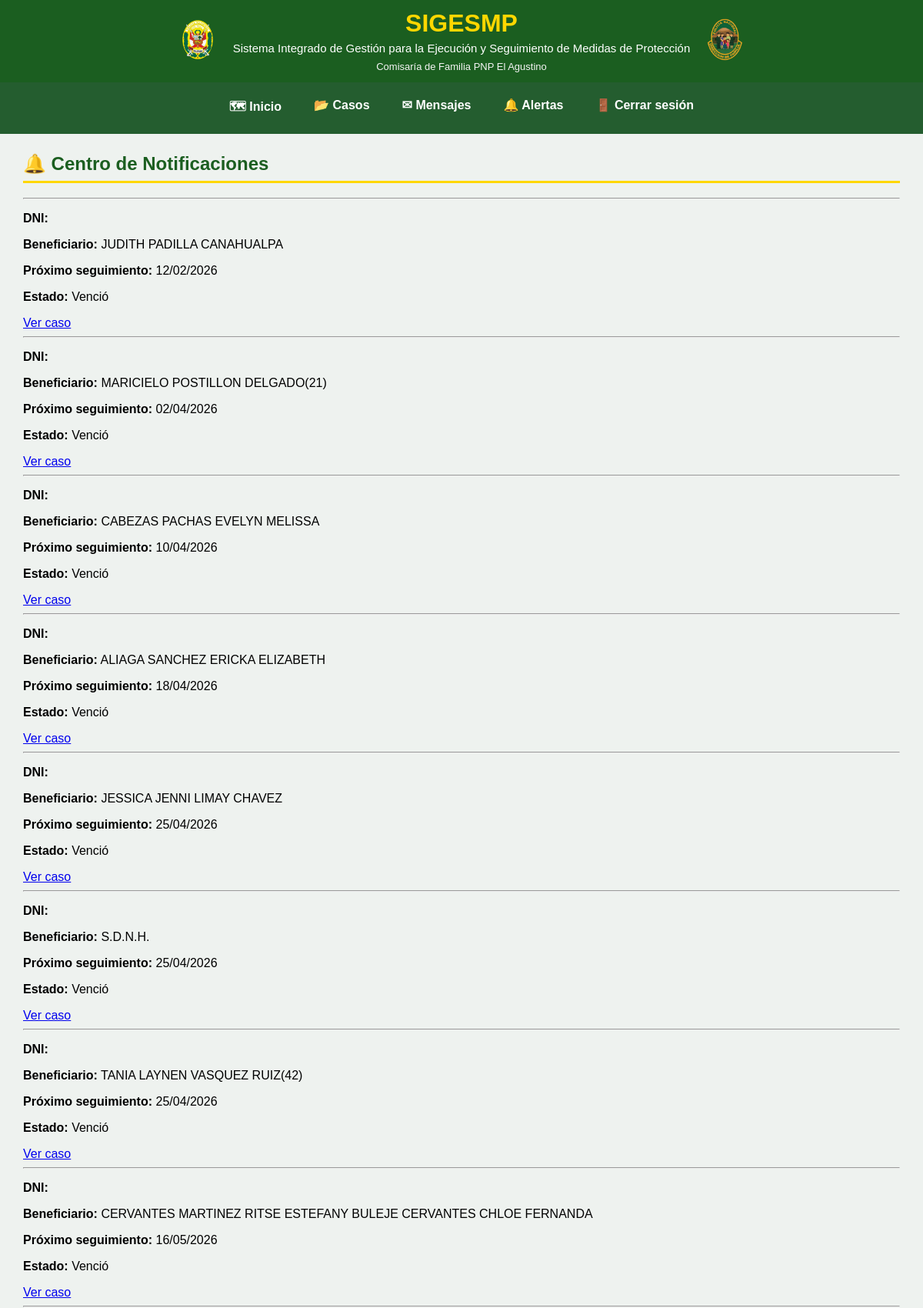
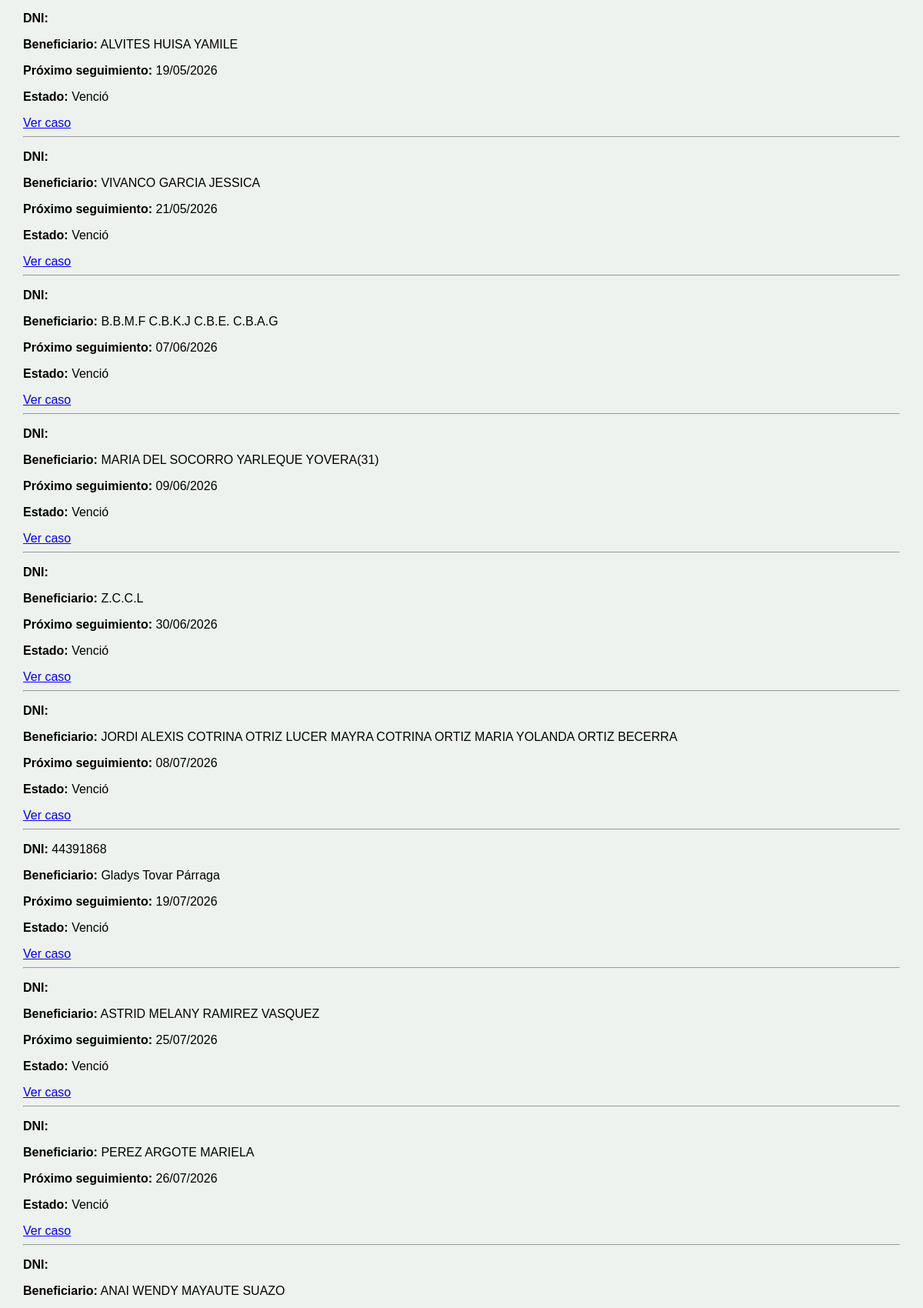
Page /notificaciones/ (signed in, upper part) on the committed database (2 pictures, top to bottom).
### mapa/models.py (models this page shows, shortened)
class Caso(models.Model):
    RIESGOS = [
        ("LEVE", "Leve"),
        ("MODERADO", "Moderado"),
        ("SEVERO", "Severo"),
        ("SEVERO EXTREMO", "Severo extremo"),
        ("NO DETERMINADO", "No determinado"),
    ]
    NOTIFICACION = [
        ("PENDIENTE", "Pendiente"),
        ("NOTIFICADO", "Notificado"),
    ]
    TIPO_VIOLENCIA = [
        ("FISICA", "Física"),
        ("PSICOLOGICA", "Psicológica"),
        ("SEXUAL", "Sexual"),
        ("ECONOMICA", "Económica o Patrimonial"),
    ]
    ESTADO_UBICACION_AGRESOR = [
        ("UBICADO", "Ubicado"),
        ("NO UBICADO", "No ubicado"),
    ]
    beneficiario = models.CharField(max_length=200, blank=True)
    dni_beneficiario = models.CharField(
        max_length=8,
        blank=True
    )
    domicilio = models.CharField(max_length=300, blank=True)
    nivel_riesgo = models.CharField(
        max_length=30,
        choices=RIESGOS,
        blank=True
    )
    region_denuncia = models.ForeignKey(
        Region,
        on_delete=models.PROTECT,
        related_name="casos_denuncia_region",
        null=True,
        blank=True,
    )
    provincia_denuncia = models.ForeignKey(
        Provincia,
        on_delete=models.PROTECT,
        related_name="casos_denuncia_provincia",
        null=True,
        blank=True,
    )
    distrito_denuncia = models.ForeignKey(
        Distrito,
        on_delete=models.PROTECT,
        related_name="casos_denuncia_distrito",
        null=True,
        blank=True,
    )
    region_medida = models.ForeignKey(
        Region,
        on_delete=models.PROTECT,
        related_name="casos_medida_region",
        null=True,
        blank=True,
    )
    provincia_medida = models.ForeignKey(
        Provincia,
        on_delete=models.PROTECT,
        related_name="casos_medida_provincia",
        null=True,
        blank=True,
    )
    distrito_medida = models.ForeignKey(
        Distrito,
        on_delete=models.PROTECT,
        related_name="casos_medida_distrito",
        null=True,
        blank=True,
)
    comisaria_denuncia = models.CharField(
        max_length=150,
        verbose_name="Comisaría donde se interpuso la denuncia"
    )
    comisaria_medida = models.CharField(
        max_length=150,
        verbose_name="Comisaría de Familia responsable"
    )
    efectivo = models.CharField(max_length=100, blank=True)
    responsable = models.ForeignKey(
    User,
    null=True,
    blank=True,
    on_delete=models.SET_NULL,
    related_name="casos_asignados"
    )
    folder = models.CharField(max_length=100, blank=True)
    expediente = models.CharField(max_length=100, blank=True)
    agresor = models.CharField(
        max_length=200,
        blank=True
    )
    dni_agresor = models.CharField(
        max_length=8,
        blank=True
    )
    telefono_agresor = models.CharField(
        "Teléfono del agresor",
        max_length=50,
        blank=True
    )
    direccion_agresor = models.CharField(
        "Dirección del agresor",
        max_length=300,
        blank=True
    )
    agresor_registro = models.ForeignKey(
    "Agresor",
    on_delete=models.SET_NULL,
    null=True,
    blank=True,
    related_name="casos"
)
    estado_ubicacion_agresor = models.CharField(
        "Estado de ubicación del agresor",
        max_length=15,
        choices=ESTADO_UBICACION_AGRESOR,
        default="NO UBICADO"
    )
    latitud_agresor = models.FloatField(
        null=True,
        blank=True
    )
    longitud_agresor = models.FloatField(
        null=True,
        blank=True
    )
    telefono = models.CharField(
        "Teléfono de la beneficiaria",
        max_length=50,
        blank=True
    )
    fecha_denuncia = models.DateField(
        "Fecha de la denuncia",
        null=True,
        blank=True
    )
    violencia_fisica = models.BooleanField(
        "Violencia física",
        default=False
    )
    violencia_psicologica = models.BooleanField(
        "Violencia psicológica",
        default=False
    )
    violencia_sexual = models.BooleanField(
        "Violencia sexual",
        default=False
    )
    violencia_economica = models.BooleanField(
        "Violencia económica o patrimonial",
        default=False
    )
    fecha_registro = models.DateField(
        null=True,
        blank=True
    )
    ultima_visita = models.DateField(
        null=True,
        blank=True
    )
    fecha_limite = models.DateField(
        "Próximo seguimiento",
        null=True,
        blank=True
)
    notificacion_beneficiario = models.CharField(
        max_length=15,
        choices=NOTIFICACION,
        default="PENDIENTE"
    )
    fecha_notificacion_beneficiario = models.DateField(
        null=True,
        blank=True
    )
    motivo_notificacion_beneficiario_pendiente = models.TextField(
        "Motivo de notificación pendiente de la persona beneficiaria",
        blank=True
    )
    notificacion_agresor = models.CharField(
        max_length=15,
        choices=NOTIFICACION,
        default="PENDIENTE"
    )
    fecha_notificacion_agresor = models.DateField(
        null=True,
        blank=True
    )
    motivo_notificacion_agresor_pendiente = models.TextField(
        "Motivo de notificación pendiente de la persona agresora",
        blank=True
    )
    estado = models.CharField(
        max_length=15,
        default="ACTIVO"
    )
    fecha_eliminacion = models.DateTimeField(
        null=True,
        blank=True
    )
    eliminado_por = models.ForeignKey(
        User,
        null=True,
        blank=True,
        on_delete=models.SET_NULL,
        related_name="casos_eliminados"
    )
    latitud = models.FloatField(
        null=True,
        blank=True
    )
    longitud = models.FloatField(
        null=True,
        blank=True
    )
    edicion_autorizada = models.BooleanField(
        default=False
    )
    class Meta:
        permissions = [
            ("modificar_directo", "Puede modificar casos directamente"),
            ("aprobar_modificacion", "Puede aprobar modificaciones"),
            ("archivar_directo", "Puede archivar casos directamente"),
            ("aprobar_archivado", "Puede aprobar archivados"),
            ("eliminar_directo", "Puede eliminar casos directamente"),
            ("aprobar_eliminacion", "Puede aprobar eliminaciones"),
            ("administrar_usuarios", "Puede administrar usuarios"),
        ]

### mapa/views.py (the view, shortened to what this page needs)
@login_required
def notificaciones(request):
    hoy = timezone.now().date()
    limite = hoy + timedelta(days=3)
    if (
        request.user.is_superuser
        or request.user.groups.filter(
            name__in=["Administrador", "Jefe_MP"]
        ).exists()
    ):
        notificaciones = Caso.objects.filter(
            estado="ACTIVO",
            fecha_limite__isnull=False,
            fecha_limite__lte=limite
        ).filter(
            Q(fecha_registro__year__gte=2026) |
            Q(ultima_visita__year__gte=2026)
        ).order_by("fecha_limite")
    return render(
        request,
        "mapa/notificaciones.html",
        {
            "notificaciones": notificaciones,
            "hoy": hoy,
        }
    )

### mapa/templates/mapa/notificaciones.html
{% extends "mapa/base.html" %}
{% load static %}
{% block content %}
<h2>🔔 Centro de Notificaciones</h2>
<hr>
{% if notificaciones %}
    {% for caso in notificaciones %}
        <div class="notificacion">
            <p>
                <strong>DNI:</strong>
                {{ caso.dni_beneficiario }}
            </p>
            <p>
                <strong>Beneficiario:</strong>
                {{ caso.beneficiario }}
            </p>
            <p>
                <strong>Próximo seguimiento:</strong>
                {{ caso.fecha_limite|date:"d/m/Y" }}
            </p>
            <p>
                <strong>Estado:</strong>
                {% if caso.fecha_limite < hoy %}
                    Venció
                {% elif caso.fecha_limite == hoy %}
                    Vence hoy
                {% else %}
                    Próximo a vencer
                {% endif %}
            </p>
            <a href="{% url 'editar_caso' caso.id %}">
                Ver caso
            </a>
        </div>
        <hr>
    {% endfor %}
{% else %}
    <p>No existen casos próximos a vencer.</p>
{% endif %}
{% endblock %}

### mapa/static/mapa/style.css (style rules this page uses)
body { margin:0; background:#eef2ef; font-family:Arial, Helvetica, sans-serif; }
h2 { color:#1B5E20; margin-top:0; border-bottom:3px solid #FFD700; padding-bottom:8px; }

### rows in the picture
Caso: beneficiario "JUDITH PADILLA CANAHUALPA", fecha_limite "12/02/2026", shows "Venció"
Caso: beneficiario "MARICIELO POSTILLON DELGADO(21)", fecha_limite "02/04/2026", shows "Venció"
Caso: beneficiario "CABEZAS PACHAS EVELYN MELISSA", fecha_limite "10/04/2026", shows "Venció"
Caso: beneficiario "ALIAGA SANCHEZ ERICKA ELIZABETH", fecha_limite "18/04/2026", shows "Venció"
Caso: beneficiario "JESSICA JENNI LIMAY CHAVEZ", fecha_limite "25/04/2026", shows "Venció"
Caso: beneficiario "S.D.N.H.", fecha_limite "25/04/2026", shows "Venció"
Caso: beneficiario "TANIA LAYNEN VASQUEZ RUIZ(42)", fecha_limite "25/04/2026", shows "Venció"
Caso: beneficiario "CERVANTES MARTINEZ RITSE ESTEFANY BULEJE CERVANTES CHLOE FERNANDA", fecha_limite "16/05/2026", shows "Venció"
Caso: beneficiario "ALVITES HUISA YAMILE", fecha_limite "19/05/2026", shows "Venció"
Caso: beneficiario "VIVANCO GARCIA JESSICA", fecha_limite "21/05/2026", shows "Venció"
Caso: beneficiario "B.B.M.F C.B.K.J C.B.E. C.B.A.G", fecha_limite "07/06/2026", shows "Venció"
Caso: beneficiario "MARIA DEL SOCORRO YARLEQUE YOVERA(31)", fecha_limite "09/06/2026", shows "Venció"
Caso: beneficiario "Z.C.C.L", fecha_limite "30/06/2026", shows "Venció"
Caso: beneficiario "JORDI ALEXIS COTRINA OTRIZ LUCER MAYRA COTRINA ORTIZ MARIA YOLANDA ORTIZ BECERRA", fecha_limite "08/07/2026", shows "Venció"
Caso: dni_beneficiario "44391868", beneficiario "Gladys Tovar Párraga", fecha_limite "19/07/2026", shows "Venció"
Caso: beneficiario "ASTRID MELANY RAMIREZ VASQUEZ", fecha_limite "25/07/2026", shows "Venció"
Caso: beneficiario "PEREZ ARGOTE MARIELA", fecha_limite "26/07/2026", shows "Venció"
Caso: beneficiario "ANAI WENDY MAYAUTE SUAZO"
